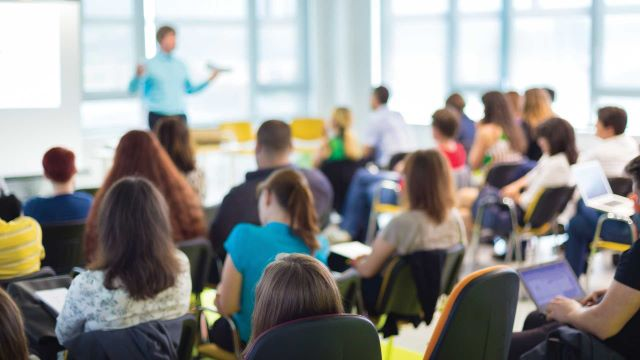
#> input picture 14-OpenCV/myimage.jpg, 640 x 360 px
$ python b-crop_image.py
#> lines starting #> are read from the running program, lines starting #| are printed output that depends on the picture
import cv2

img = cv2.imread('myimage.jpg')
#> img is the input picture: shape (360, 640, 3); mean B, G, R 146.9, 149.2, 149.4

# crop image[y_min:y_max , x_min:x_max]
img_crop = img[60:160, 320:420]
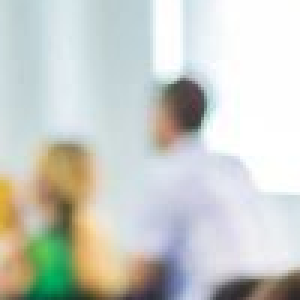
#> img_crop: shape (100, 100, 3) (shown 3 times larger); mean B, G, R 200, 205.8, 202.5

# show image
cv2.imshow('image crop',img_crop)
cv2.imshow('image',img)
cv2.waitKey(0)
cv2.destroyAllWindows()

$ run again, with 14-OpenCV/blackpinkjennie.png saved as 14-OpenCV/myimage.jpg
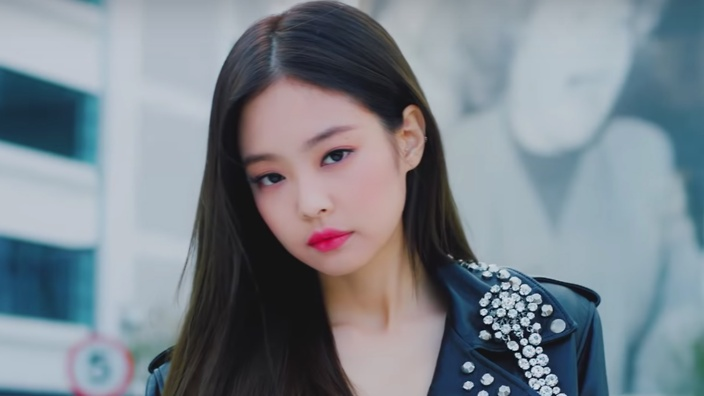
#> input picture 14-OpenCV/blackpinkjennie.png, 704 x 396 px
#> img is the input picture: shape (396, 704, 3); mean B, G, R 140.2, 131.8, 122.7
#> `img_crop = img[60:160, 320:420]`:
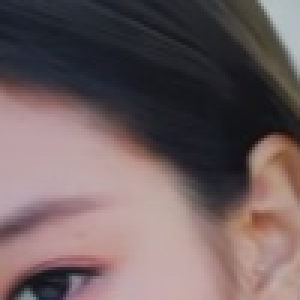
#> img_crop: shape (100, 100, 3) (shown 3 times larger); mean B, G, R 95.6, 94.5, 110.4
